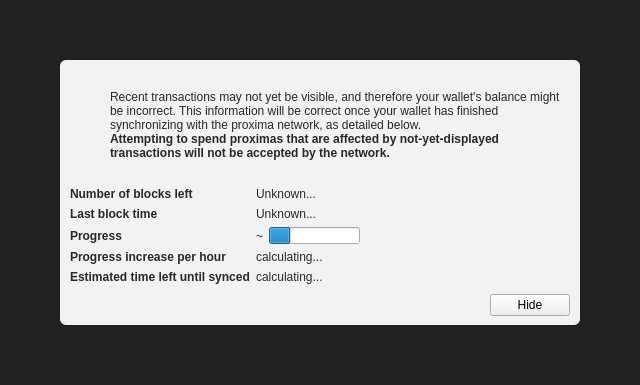
<?xml version="1.0" encoding="UTF-8"?>
<ui version="4.0">
 <class>ModalOverlay</class>
 <widget class="ModalOverlay" name="ModalOverlay">
  <property name="geometry">
   <rect>
    <x>0</x>
    <y>0</y>
    <width>640</width>
    <height>385</height>
   </rect>
  </property>
  <property name="windowTitle">
   <string>Form</string>
  </property>
  <layout class="QVBoxLayout" name="verticalLayout" stretch="0">
   <property name="sizeConstraint">
    <enum>QLayout::SetDefaultConstraint</enum>
   </property>
   <property name="leftMargin">
    <number>0</number>
   </property>
   <property name="topMargin">
    <number>0</number>
   </property>
   <property name="rightMargin">
    <number>0</number>
   </property>
   <property name="bottomMargin">
    <number>0</number>
   </property>
   <item>
    <widget class="QWidget" name="bgWidget" native="true">
     <property name="styleSheet">
      <string notr="true">#bgWidget { background: rgba(0,0,0,220); }</string>
     </property>
     <layout class="QVBoxLayout" name="verticalLayoutMain" stretch="1">
      <property name="leftMargin">
       <number>60</number>
      </property>
      <property name="topMargin">
       <number>60</number>
      </property>
      <property name="rightMargin">
       <number>60</number>
      </property>
      <property name="bottomMargin">
       <number>60</number>
      </property>
      <item>
       <widget class="QWidget" name="contentWidget" native="true">
        <property name="styleSheet">
         <string notr="true">#contentWidget { background: rgba(255,255,255,240); border-radius: 6px; }

QLabel { color: rgb(40,40,40);  }</string>
        </property>
        <layout class="QVBoxLayout" name="verticalLayoutSub" stretch="1,0,0,0">
         <property name="spacing">
          <number>0</number>
         </property>
         <property name="leftMargin">
          <number>10</number>
         </property>
         <property name="topMargin">
          <number>10</number>
         </property>
         <property name="rightMargin">
          <number>10</number>
         </property>
         <property name="bottomMargin">
          <number>10</number>
         </property>
         <item>
          <layout class="QHBoxLayout" name="horizontalLayoutIconText" stretch="0,1">
           <property name="topMargin">
            <number>20</number>
           </property>
           <item>
            <layout class="QVBoxLayout" name="verticalLayoutIcon">
             <property name="leftMargin">
              <number>0</number>
             </property>
             <item>
              <widget class="QPushButton" name="warningIcon">
               <property name="enabled">
                <bool>false</bool>
               </property>
               <property name="text">
                <string/>
               </property>
               <property name="icon">
                <iconset>
                 <normaloff>:/icons/warning</normaloff>
                 <disabledoff>:/icons/warning</disabledoff>:/icons/warning</iconset>
               </property>
               <property name="iconSize">
                <size>
                 <width>48</width>
                 <height>48</height>
                </size>
               </property>
               <property name="flat">
                <bool>true</bool>
               </property>
              </widget>
             </item>
             <item>
              <spacer name="verticalSpacerWarningIcon">
               <property name="orientation">
                <enum>Qt::Vertical</enum>
               </property>
               <property name="sizeHint" stdset="0">
                <size>
                 <width>20</width>
                 <height>40</height>
                </size>
               </property>
              </spacer>
             </item>
            </layout>
           </item>
           <item>
            <layout class="QVBoxLayout" name="verticalLayoutInfoText">
             <property name="leftMargin">
              <number>0</number>
             </property>
             <property name="topMargin">
              <number>0</number>
             </property>
             <item>
              <widget class="QLabel" name="infoText">
               <property name="text">
                <string>Recent transactions may not yet be visible, and therefore your wallet's balance might be incorrect. This information will be correct once your wallet has finished synchronizing with the proxima network, as detailed below.</string>
               </property>
               <property name="textFormat">
                <enum>Qt::RichText</enum>
               </property>
               <property name="wordWrap">
                <bool>true</bool>
               </property>
              </widget>
             </item>
             <item>
              <widget class="QLabel" name="infoTextStrong">
               <property name="font">
                <font>
                 <weight>75</weight>
                 <bold>true</bold>
                </font>
               </property>
               <property name="text">
                <string>Attempting to spend proximas that are affected by not-yet-displayed transactions will not be accepted by the network.</string>
               </property>
               <property name="textFormat">
                <enum>Qt::RichText</enum>
               </property>
               <property name="wordWrap">
                <bool>true</bool>
               </property>
              </widget>
             </item>
             <item>
              <spacer name="verticalSpacerInTextSpace">
               <property name="orientation">
                <enum>Qt::Vertical</enum>
               </property>
               <property name="sizeHint" stdset="0">
                <size>
                 <width>20</width>
                 <height>40</height>
                </size>
               </property>
              </spacer>
             </item>
            </layout>
           </item>
          </layout>
         </item>
         <item>
          <spacer name="verticalSpacerAfterText">
           <property name="orientation">
            <enum>Qt::Vertical</enum>
           </property>
           <property name="sizeHint" stdset="0">
            <size>
             <width>20</width>
             <height>40</height>
            </size>
           </property>
          </spacer>
         </item>
         <item>
          <layout class="QFormLayout" name="formLayout">
           <property name="fieldGrowthPolicy">
            <enum>QFormLayout::FieldsStayAtSizeHint</enum>
           </property>
           <property name="horizontalSpacing">
            <number>6</number>
           </property>
           <property name="verticalSpacing">
            <number>6</number>
           </property>
           <property name="topMargin">
            <number>10</number>
           </property>
           <item row="0" column="0">
            <widget class="QLabel" name="labelNumberOfBlocksLeft">
             <property name="font">
              <font>
               <weight>75</weight>
               <bold>true</bold>
              </font>
             </property>
             <property name="text">
              <string>Number of blocks left</string>
             </property>
            </widget>
           </item>
           <item row="0" column="1">
            <widget class="QLabel" name="numberOfBlocksLeft">
             <property name="text">
              <string>Unknown...</string>
             </property>
            </widget>
           </item>
           <item row="1" column="0">
            <widget class="QLabel" name="labelLastBlockTime">
             <property name="font">
              <font>
               <weight>75</weight>
               <bold>true</bold>
              </font>
             </property>
             <property name="text">
              <string>Last block time</string>
             </property>
            </widget>
           </item>
           <item row="1" column="1">
            <widget class="QLabel" name="newestBlockDate">
             <property name="sizePolicy">
              <sizepolicy hsizetype="Maximum" vsizetype="Preferred">
               <horstretch>0</horstretch>
               <verstretch>0</verstretch>
              </sizepolicy>
             </property>
             <property name="text">
              <string>Unknown...</string>
             </property>
            </widget>
           </item>
           <item row="2" column="0">
            <widget class="QLabel" name="labelSyncDone">
             <property name="font">
              <font>
               <weight>75</weight>
               <bold>true</bold>
              </font>
             </property>
             <property name="text">
              <string>Progress</string>
             </property>
            </widget>
           </item>
           <item row="2" column="1">
            <layout class="QHBoxLayout" name="horizontalLayoutSync" stretch="0,1">
             <item>
              <widget class="QLabel" name="percentageProgress">
               <property name="text">
                <string notr="true">~</string>
               </property>
              </widget>
             </item>
             <item>
              <widget class="QProgressBar" name="progressBar">
               <property name="value">
                <number>24</number>
               </property>
               <property name="format">
                <string/>
               </property>
              </widget>
             </item>
            </layout>
           </item>
           <item row="4" column="0">
            <widget class="QLabel" name="labelProgressIncrease">
             <property name="font">
              <font>
               <weight>75</weight>
               <bold>true</bold>
              </font>
             </property>
             <property name="text">
              <string>Progress increase per hour</string>
             </property>
            </widget>
           </item>
           <item row="4" column="1">
            <widget class="QLabel" name="progressIncreasePerH">
             <property name="text">
              <string>calculating...</string>
             </property>
            </widget>
           </item>
           <item row="5" column="0">
            <widget class="QLabel" name="labelEstimatedTimeLeft">
             <property name="font">
              <font>
               <weight>75</weight>
               <bold>true</bold>
              </font>
             </property>
             <property name="text">
              <string>Estimated time left until synced</string>
             </property>
            </widget>
           </item>
           <item row="5" column="1">
            <widget class="QLabel" name="expectedTimeLeft">
             <property name="text">
              <string>calculating...</string>
             </property>
            </widget>
           </item>
          </layout>
         </item>
         <item>
          <layout class="QHBoxLayout" name="horizontalLayoutButtons">
           <property name="leftMargin">
            <number>10</number>
           </property>
           <property name="topMargin">
            <number>10</number>
           </property>
           <item>
            <spacer name="horizontalSpacer">
             <property name="orientation">
              <enum>Qt::Horizontal</enum>
             </property>
             <property name="sizeHint" stdset="0">
              <size>
               <width>40</width>
               <height>20</height>
              </size>
             </property>
            </spacer>
           </item>
           <item>
            <widget class="QPushButton" name="closeButton">
             <property name="text">
              <string>Hide</string>
             </property>
            </widget>
           </item>
          </layout>
         </item>
        </layout>
       </widget>
      </item>
     </layout>
    </widget>
   </item>
  </layout>
 </widget>
 <customwidgets>
  <customwidget>
   <class>ModalOverlay</class>
   <extends>QWidget</extends>
   <header>modaloverlay.h</header>
   <container>1</container>
  </customwidget>
 </customwidgets>
 <resources/>
 <connections/>
</ui>
